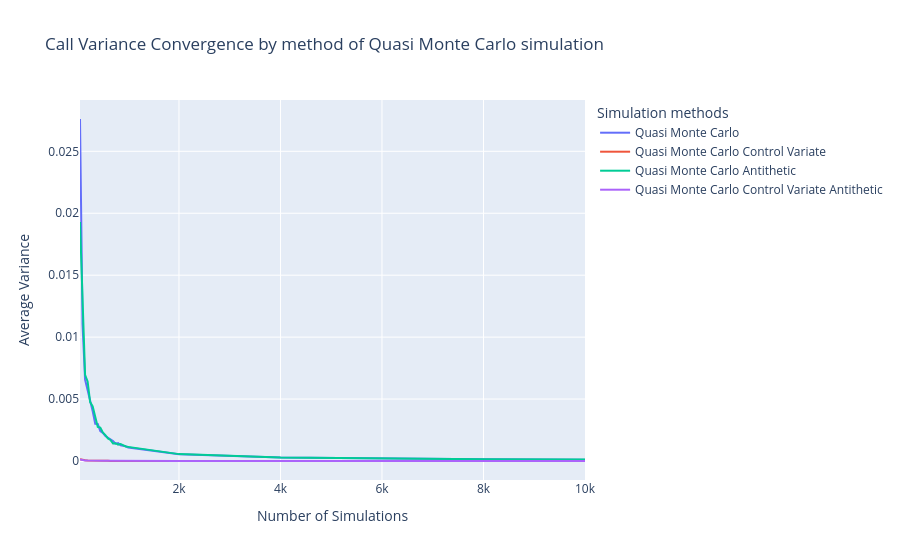

The notebook cell saved with this chart:
### Code cell
fig = go.Figure()

# Courbe 1 : Moyenne
fig.add_trace(go.Scatter(
    x=df_call_quasi_mc.index,
    y=df_call_quasi_mc["var_normalized"],
    mode='lines',
    name='Quasi Monte Carlo'
))

fig.add_trace(go.Scatter(
    x=df_call_quasi_mc_cv.index,
    y=df_call_quasi_mc_cv["var_normalized"],
    mode='lines',
    name='Quasi Monte Carlo Control Variate'
))

fig.add_trace(go.Scatter(
    x=df_call_quasi_mc_an.index,
    y=df_call_quasi_mc_an["var_normalized"],
    mode='lines',
    name='Quasi Monte Carlo Antithetic'
))

fig.add_trace(go.Scatter(
    x=df_call_quasi_mc_an_cv.index,
    y=df_call_quasi_mc_an_cv["var_normalized"],
    mode='lines',
    name='Quasi Monte Carlo Control Variate Antithetic'
))

fig.update_layout(
    title="Call Variance Convergence by method of Quasi Monte Carlo simulation",
    xaxis_title="Number of Simulations",
    yaxis_title="Average Variance",
    legend_title="Simulation methods"
)

fig.show()

### Figure 1 — Plotly figure (JSON) as saved in the notebook; plotly's stock layout.template omitted (floating-point values rounded to 4 significant figures)
{"data": [{"mode": "lines", "name": "Quasi Monte Carlo", "type": "scatter", "x": [50, 100, 150, 200, 250, 300, 350, 400, 450, 500, 550, 600, 650, 700, 750, 800, 850, 900, 950, 1000, 2000, 4000, 6000, 8000, 10000], "y": [0.02761, 0.01104, 0.006568, 0.005779, 0.005008, 0.004019, 0.003, 0.002988, 0.002411, 0.002268, 0.002014, 0.001876, 0.001756, 0.001623, 0.001395, 0.001449, 0.001264, 0.001243, 0.001189, 0.001089, 0.0005436, 0.0002778, 0.0001856, 0.0001371, 0.0001117]}, {"mode": "lines", "name": "Quasi Monte Carlo Control Variate", "type": "scatter", "x": [50, 100, 150, 200, 250, 300, 350, 400, 450, 500, 550, 600, 650, 700, 750, 800, 850, 900, 950, 1000, 2000, 4000, 6000, 8000, 10000], "y": [0.0001535, 7.447e-05, 5.472e-05, 3.597e-05, 2.647e-05, 2.394e-05, 2.075e-05, 1.851e-05, 1.509e-05, 1.363e-05, 1.328e-05, 1.198e-05, 1.044e-05, 1.005e-05, 9.509e-06, 9.086e-06, 8.739e-06, 7.849e-06, 7.969e-06, 7.368e-06, 3.615e-06, 1.798e-06, 1.233e-06, 9.206e-07, 7.46e-07]}, {"mode": "lines", "name": "Quasi Monte Carlo Antithetic", "type": "scatter", "x": [50, 100, 150, 200, 250, 300, 350, 400, 450, 500, 550, 600, 650, 700, 750, 800, 850, 900, 950, 1000, 2000, 4000, 6000, 8000, 10000], "y": [0.01929, 0.01236, 0.006959, 0.006422, 0.004754, 0.0044, 0.003484, 0.002747, 0.002696, 0.002308, 0.002091, 0.001825, 0.001694, 0.00141, 0.001436, 0.001325, 0.001378, 0.00125, 0.00117, 0.001141, 0.000556, 0.0002779, 0.000186, 0.0001401, 0.0001123]}, {"mode": "lines", "name": "Quasi Monte Carlo Control Variate Antithetic", "type": "scatter", "x": [50, 100, 150, 200, 250, 300, 350, 400, 450, 500, 550, 600, 650, 700, 750, 800, 850, 900, 950, 1000, 2000, 4000, 6000, 8000, 10000], "y": [0.0001288, 7.508e-05, 4.74e-05, 3.766e-05, 2.477e-05, 2.463e-05, 2.232e-05, 1.565e-05, 1.575e-05, 1.3e-05, 1.339e-05, 1.225e-05, 1.151e-05, 9.778e-06, 9.609e-06, 9.332e-06, 8.411e-06, 7.755e-06, 7.569e-06, 6.914e-06, 3.629e-06, 1.83e-06, 1.212e-06, 9.187e-07, 7.489e-07]}], "layout": {"legend": {"title": {"text": "Simulation methods"}}, "title": {"text": "Call Variance Convergence by method of Quasi Monte Carlo simulation"}, "xaxis": {"title": {"text": "Number of Simulations"}}, "yaxis": {"title": {"text": "Average Variance"}}}}
